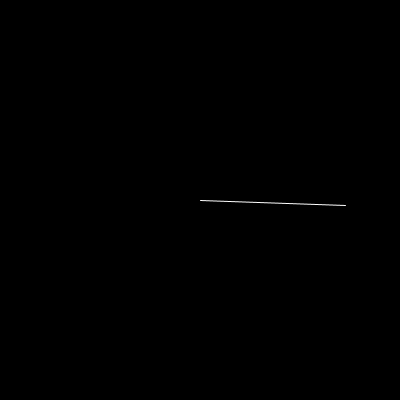
Frame 1 (no input)
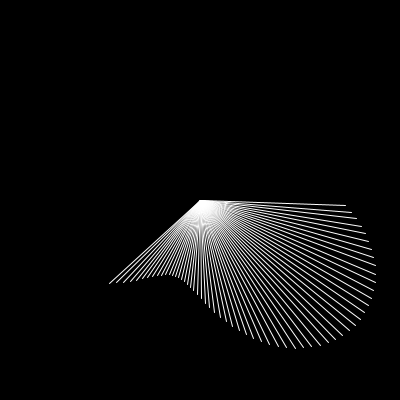
Frame 60 (the mouse pressed at the canvas centre just before this capture)
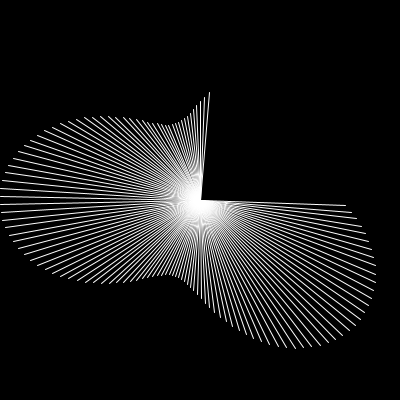
Frame 120 (the mouse held since frame 60 and released just before this capture)

The Processing sketch that drew these frames (run headless with seeded random() and noise(); from frame 60 on, the mouse is pressed at the canvas centre):

// Processing sketch: Flower_
// ── Flower_.pde
float angle=0;    //角度

void setup() {

  size(400, 400);
  background(0);
}


void draw() {
  
  angle+=0.04;    //角速度 0.04
  
  float r=140+sin(frameCount*0.1)*60;  //半径随时间变化
  
  float xpos=width/2+cos(angle)*r;    //用半径和角度计算端点坐标值
  float ypos=height/2+sin(angle)*r;
  
  stroke(255);
  line(width/2,height/2,xpos,ypos);
  
}
